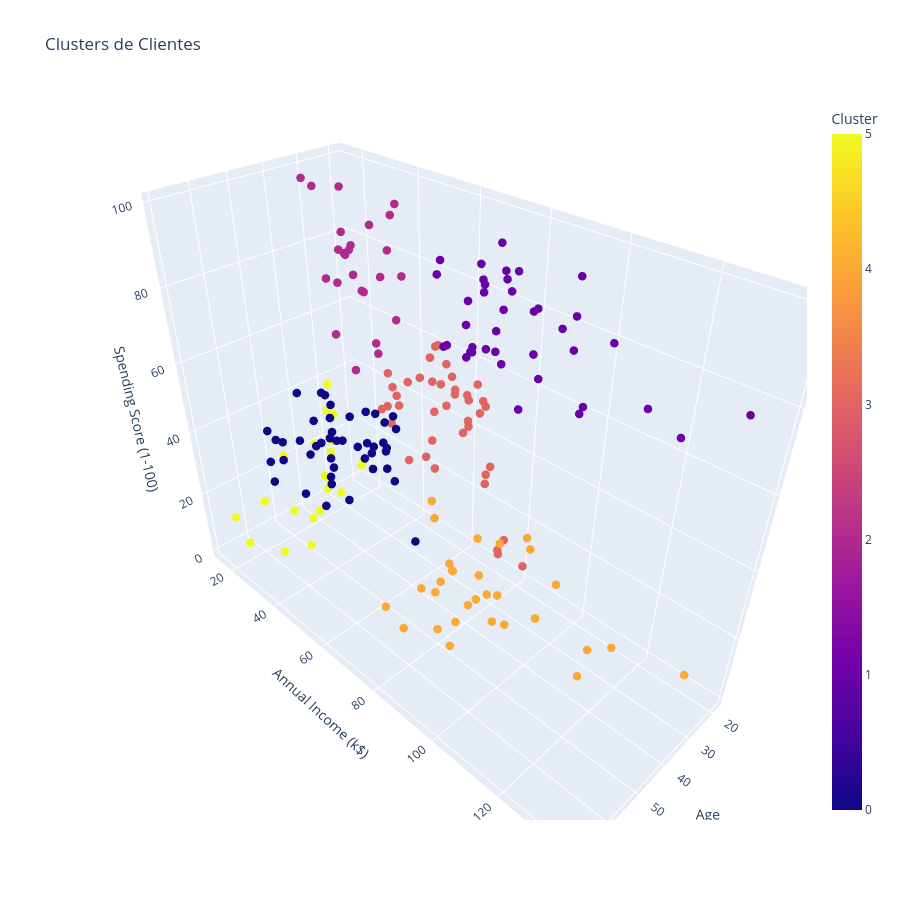

Notebook code for this chart:
### Code cell
kmeans = KMeans(n_clusters=6, random_state=42)
df['Cluster'] = kmeans.fit_predict(X_scaled)

# Visualización de clusters
fig = px.scatter_3d(
    df, 
    x='Age',
    y='Annual Income (k$)',
    z='Spending Score (1-100)',
    color='Cluster', 
    title='Clusters de Clientes'
)
fig.update_traces(marker=dict(size=5))
fig.update_layout(height=900)  # más alto
fig.show()

### Figure 1 — Plotly figure (JSON) as saved in the notebook; plotly's stock layout.template omitted (floating-point values rounded to 4 significant figures; data arrays with more than 128 entries replaced by an {"elided": "..."} marker saying what was removed)
{"data": [{"hovertemplate": "Age=%{x}<br>Annual Income (k$)=%{y}<br>Spending Score (1-100)=%{z}<br>Cluster=%{marker.color}<extra></extra>", "legendgroup": "", "marker": {"color": {"elided": "200 int values"}, "coloraxis": "coloraxis", "size": 5, "symbol": "circle"}, "mode": "markers", "name": "", "scene": "scene", "showlegend": false, "type": "scatter3d", "x": {"elided": "200 int values"}, "y": {"elided": "200 int values"}, "z": {"elided": "200 int values"}}], "layout": {"coloraxis": {"colorbar": {"title": {"text": "Cluster"}}, "colorscale": [[0, "#0d0887"], [0.1111, "#46039f"], [0.2222, "#7201a8"], [0.3333, "#9c179e"], [0.4444, "#bd3786"], [0.5556, "#d8576b"], [0.6667, "#ed7953"], [0.7778, "#fb9f3a"], [0.8889, "#fdca26"], [1, "#f0f921"]]}, "height": 900, "legend": {"tracegroupgap": 0}, "scene": {"domain": {"x": [0, 1], "y": [0, 1]}, "xaxis": {"title": {"text": "Age"}}, "yaxis": {"title": {"text": "Annual Income (k$)"}}, "zaxis": {"title": {"text": "Spending Score (1-100)"}}}, "title": {"text": "Clusters de Clientes"}}}
